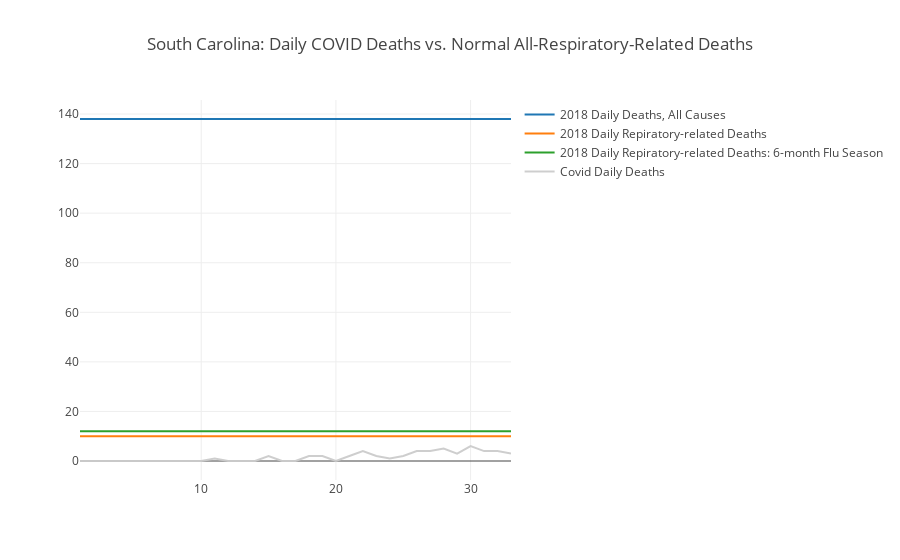

Source (notebook cell):
### Code cell
val deaths: Seq[Int] = totalNewDaily(state = Some("South Carolina")).map(_.newDeaths).toSeq

val howManyDays: Int = deaths.size
val ipnBase: Seq[Int] = (1 to howManyDays).map( d => sc2017DailyDeathsAllResp)
val ipnBase6Mo: Seq[Int] = (1 to howManyDays).map( d => sc2017DailyDeathsAllResp6Mo)
val deathBase: Seq[Int] = (1 to howManyDays).map( d => sc2018DailyDeaths)



val trace0 = Scatter(
  (1 to howManyDays),
  deathBase,
  name = "2018 Daily Deaths, All Causes"
)



val trace1 = Scatter(
  (1 to howManyDays),
  ipnBase,
  name = "2018 Daily Repiratory-related Deaths"
)

// usa2017DailyDeathsResp6MoFlu

val trace2 = Scatter(
  (1 to howManyDays),
  ipnBase6Mo,
  name = "2018 Daily Repiratory-related Deaths: 6-month Flu Season"

)

val trace3 = Scatter(
  (1 to howManyDays),
  deaths,
  name = "Covid Daily Deaths",
  mode = ScatterMode(ScatterMode.Lines),
  marker = Marker(
    color = Color.RGBA(204, 204, 204, 0.95),
    line = Line(
      color = Color.RGBA(217, 217, 217, 1.0),
      width = 1.0
    ),
    symbol = Symbol.Circle(),
    size = 3
  )
)

val data = Seq(trace0, trace1, trace2, trace3)

val layout = Layout("South Carolina: Daily COVID Deaths vs. Normal All-Respiratory-Related Deaths")

plot(data, layout)

### Figure 1 — Plotly figure (JSON) as saved in the notebook; plotly's stock layout.template omitted (floating-point values rounded to 4 significant figures)
{"data": [{"name": "2018 Daily Deaths, All Causes", "type": "scatter", "x": [1, 2, 3, 4, 5, 6, 7, 8, 9, 10, 11, 12, 13, 14, 15, 16, 17, 18, 19, 20, 21, 22, 23, 24, 25, 26, 27, 28, 29, 30, 31, 32, 33], "y": [138, 138, 138, 138, 138, 138, 138, 138, 138, 138, 138, 138, 138, 138, 138, 138, 138, 138, 138, 138, 138, 138, 138, 138, 138, 138, 138, 138, 138, 138, 138, 138, 138]}, {"name": "2018 Daily Repiratory-related Deaths", "type": "scatter", "x": [1, 2, 3, 4, 5, 6, 7, 8, 9, 10, 11, 12, 13, 14, 15, 16, 17, 18, 19, 20, 21, 22, 23, 24, 25, 26, 27, 28, 29, 30, 31, 32, 33], "y": [10, 10, 10, 10, 10, 10, 10, 10, 10, 10, 10, 10, 10, 10, 10, 10, 10, 10, 10, 10, 10, 10, 10, 10, 10, 10, 10, 10, 10, 10, 10, 10, 10]}, {"name": "2018 Daily Repiratory-related Deaths: 6-month Flu Season", "type": "scatter", "x": [1, 2, 3, 4, 5, 6, 7, 8, 9, 10, 11, 12, 13, 14, 15, 16, 17, 18, 19, 20, 21, 22, 23, 24, 25, 26, 27, 28, 29, 30, 31, 32, 33], "y": [12, 12, 12, 12, 12, 12, 12, 12, 12, 12, 12, 12, 12, 12, 12, 12, 12, 12, 12, 12, 12, 12, 12, 12, 12, 12, 12, 12, 12, 12, 12, 12, 12]}, {"marker": {"color": "rgba(204, 204, 204, 0.95)", "line": {"color": "rgba(217, 217, 217, 1.0)", "width": 1}, "size": 3, "symbol": "circle"}, "mode": "lines", "name": "Covid Daily Deaths", "type": "scatter", "x": [1, 2, 3, 4, 5, 6, 7, 8, 9, 10, 11, 12, 13, 14, 15, 16, 17, 18, 19, 20, 21, 22, 23, 24, 25, 26, 27, 28, 29, 30, 31, 32, 33], "y": [0, 0, 0, 0, 0, 0, 0, 0, 0, 0, 1, 0, 0, 0, 2, 0, 0, 2, 2, 0, 2, 4, 2, 1, 2, 4, 4, 5, 3, 6, 4, 4, 3]}], "layout": {"title": "South Carolina: Daily COVID Deaths vs. Normal All-Respiratory-Related Deaths"}}
